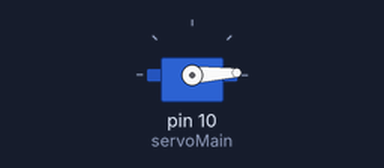
Bench run of a sketch on a simulated Arduino Uno, built with avr-gcc and run on an emulated ATmega328P. Shown: servo.

Above: at 0.05 s.
At 0.9 s:
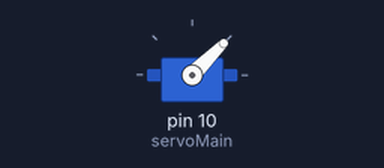
At 1.2 s:
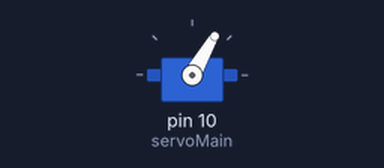
At 1.75 s:
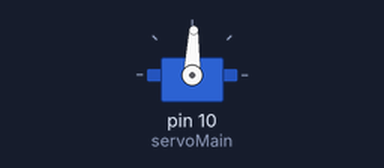
Timing chart, 0 to 4.2 s (numbered marks = the images above):
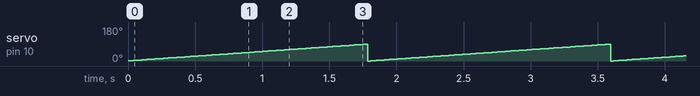

Measured:
- by itself, servo on pin 10 (servoMain): ramps from 0° to 89° and jumps back, once every 1.8 s

The sketch:

sketch_apr12a.ino
```cpp
/*
SpaceHug
*/
#include <Servo.h>
Servo servoMain; // Define our Servo
int deg=0;

void setup()
{
   servoMain.attach(10); // servo on digital pin 10
}

void loop()
{
  for (int i=0; i < 90; i++)
  {
   deg++;
   deg=deg%90;
   servoMain.write(deg);
   delay(20);
  }


}
```

SoftwareServo.cpp
```cpp
#include <SoftwareServo.h>

SoftwareServo *SoftwareServo::first;

#define NO_ANGLE (0xff)

SoftwareServo::SoftwareServo() : pin(0),angle(NO_ANGLE),pulse0(0),min16(34),max16(150),next(0)
{}

void SoftwareServo::setMinimumPulse(uint16_t t)
{
    min16 = t/16;
}

void SoftwareServo::setMaximumPulse(uint16_t t)
{
    max16 = t/16;
}

uint8_t SoftwareServo::attach(int pinArg)
{
    pin = pinArg;
    angle = NO_ANGLE;
    pulse0 = 0;
    next = first;
    first = this;
    digitalWrite(pin,0);
    pinMode(pin,OUTPUT);
    return 1;
}

void SoftwareServo::detach()
{
    for ( SoftwareServo **p = &first; *p != 0; p = &((*p)->next) ) {
	if ( *p == this) {
	    *p = this->next;
	    this->next = 0;
	    return;
	}
    }
}

void SoftwareServo::write(int angleArg)
{
    if ( angleArg < 0) angleArg = 0;
    if ( angleArg > 180) angleArg = 180;
    angle = angleArg;
    // bleh, have to use longs to prevent overflow, could be tricky if always a 16MHz clock, but not true
    // That 64L on the end is the TCNT0 prescaler, it will need to change if the clock's prescaler changes,
    // but then there will likely be an overflow problem, so it will have to be handled by a human.
    pulse0 = (min16*16L*clockCyclesPerMicrosecond() + (max16-min16)*(16L*clockCyclesPerMicrosecond())*angle/180L)/64L;
}

uint8_t SoftwareServo::read()
{
    return angle;
}

uint8_t SoftwareServo::attached()
{
    for ( SoftwareServo *p = first; p != 0; p = p->next ) {
	if ( p == this) return 1;
    }
    return 0;
}

void SoftwareServo::refresh()
{
    uint8_t count = 0, i = 0;
    uint16_t base = 0;
    SoftwareServo *p;
    static unsigned long lastRefresh = 0;
    unsigned long m = millis();

    // if we haven't wrapped millis, and 20ms have not passed, then don't do anything
    if ( m >= lastRefresh && m < lastRefresh + 20) return;
    lastRefresh = m;

    for ( p = first; p != 0; p = p->next ) if ( p->pulse0) count++;
    if ( count == 0) return;

    // gather all the SoftwareServos in an array
    SoftwareServo *s[count];
    for ( p = first; p != 0; p = p->next ) if ( p->pulse0) s[i++] = p;

    // bubblesort the SoftwareServos by pulse time, ascending order
    for(;;) {
	uint8_t moved = 0;
	for ( i = 1; i < count; i++) {
	    if ( s[i]->pulse0 < s[i-1]->pulse0) {
		SoftwareServo *t = s[i];
		s[i] = s[i-1];
		s[i-1] = t;
		moved = 1;
	    }
	}
	if ( !moved) break;
    }

    // turn on all the pins
    // Note the timing error here... when you have many SoftwareServos going, the
    // ones at the front will get a pulse that is a few microseconds too long.
    // Figure about 4uS/SoftwareServo after them. This could be compensated, but I feel
    // it is within the margin of error of software SoftwareServos that could catch
    // an extra interrupt handler at any time.
    for ( i = 0; i < count; i++) digitalWrite( s[i]->pin, 1);

    uint8_t start = TCNT0;
    uint8_t now = start;
    uint8_t last = now;

    // Now wait for each pin's time in turn..
    for ( i = 0; i < count; i++) {
	uint16_t go = start + s[i]->pulse0;

	// loop until we reach or pass 'go' time
	for (;;) {
	    now = TCNT0;
	    if ( now < last) base += 256;
	    last = now;

	    if ( base+now > go) {
		digitalWrite( s[i]->pin,0);
		break;
	    }
	}
    }
}
```

SoftwareServo.h
```cpp
#ifndef SoftwareServo_h
#define SoftwareServo_h

#include <WProgram.h>
#include <inttypes.h>

class SoftwareServo
{
  private:
    uint8_t pin;
    uint8_t angle;       // in degrees
    uint16_t pulse0;     // pulse width in TCNT0 counts
    uint8_t min16;       // minimum pulse, 16uS units  (default is 34)
    uint8_t max16;       // maximum pulse, 16uS units, 0-4ms range (default is 150)
    class SoftwareServo *next;
    static SoftwareServo* first;
  public:
    SoftwareServo();
    uint8_t attach(int);     // attach to a pin, sets pinMode, returns 0 on failure, won't
                             // position the servo until a subsequent write() happens
    void detach();
    void write(int);         // specify the angle in degrees, 0 to 180
    uint8_t read();
    uint8_t attached();
    void setMinimumPulse(uint16_t);  // pulse length for 0 degrees in microseconds, 540uS default
    void setMaximumPulse(uint16_t);  // pulse length for 180 degrees in microseconds, 2400uS default
    static void refresh();    // must be called at least every 50ms or so to keep servo alive
                              // you can call more often, it won't happen more than once every 20ms
};

#endif
```
